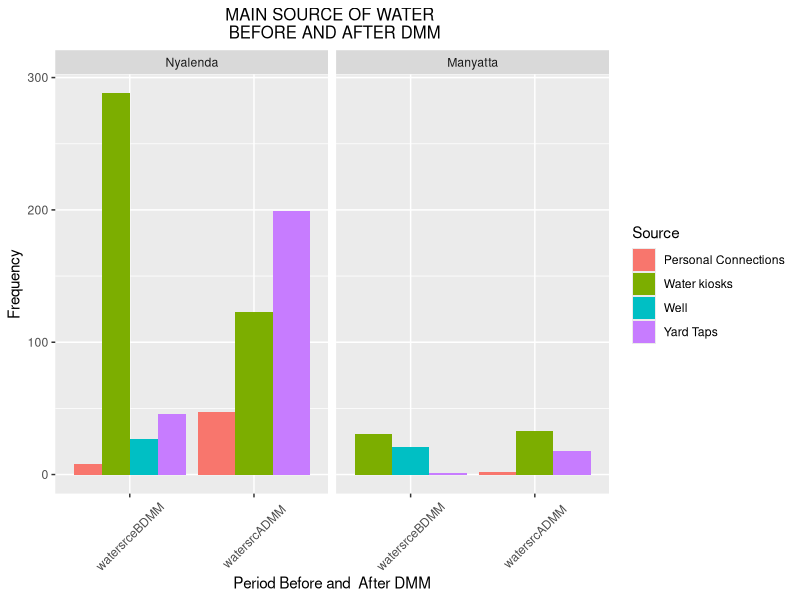
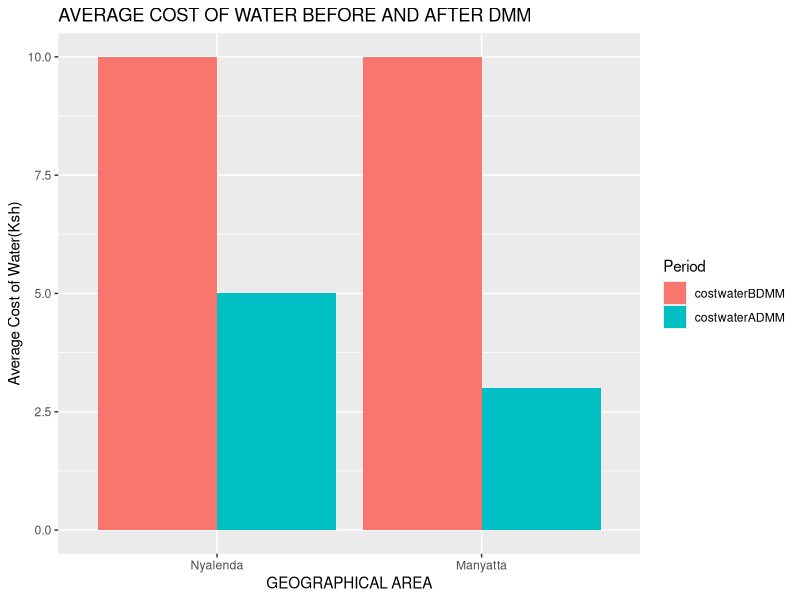
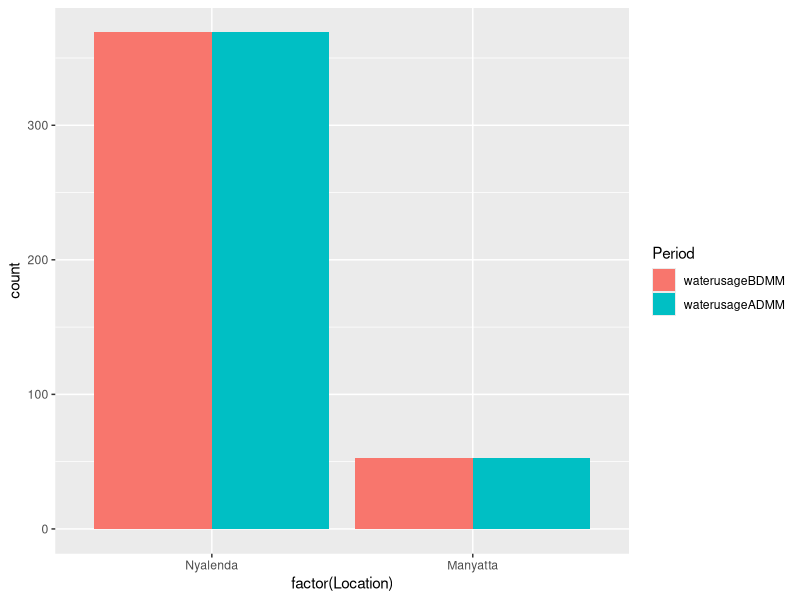
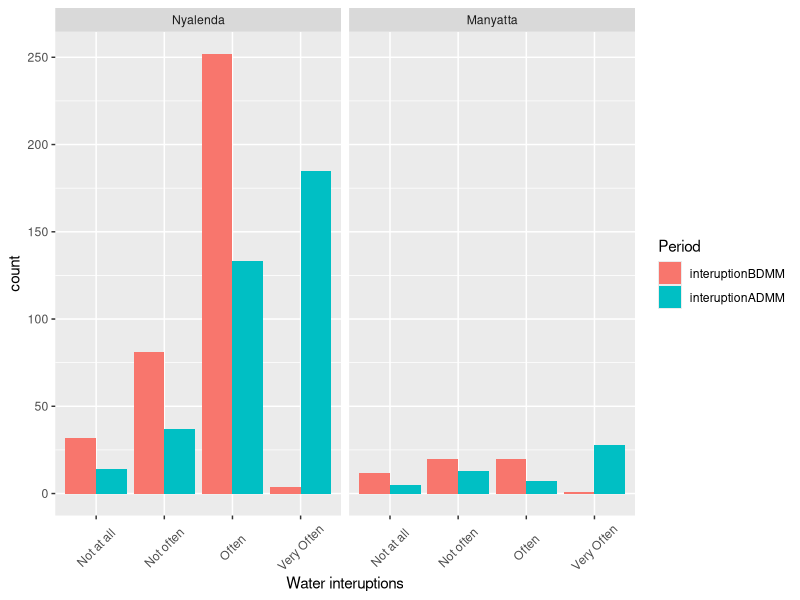
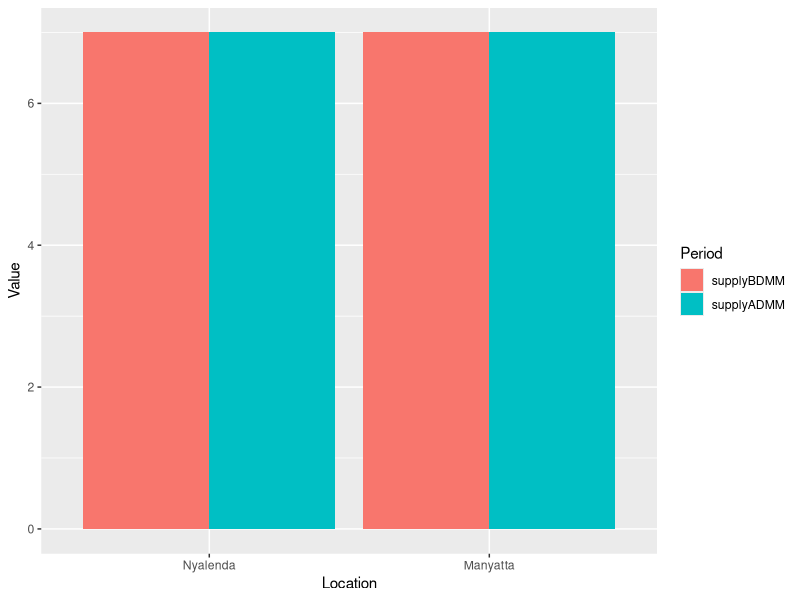
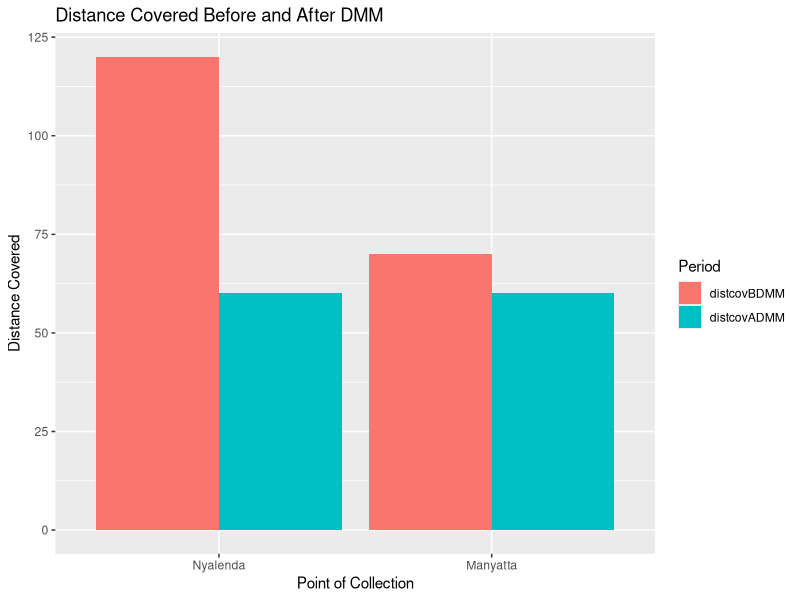
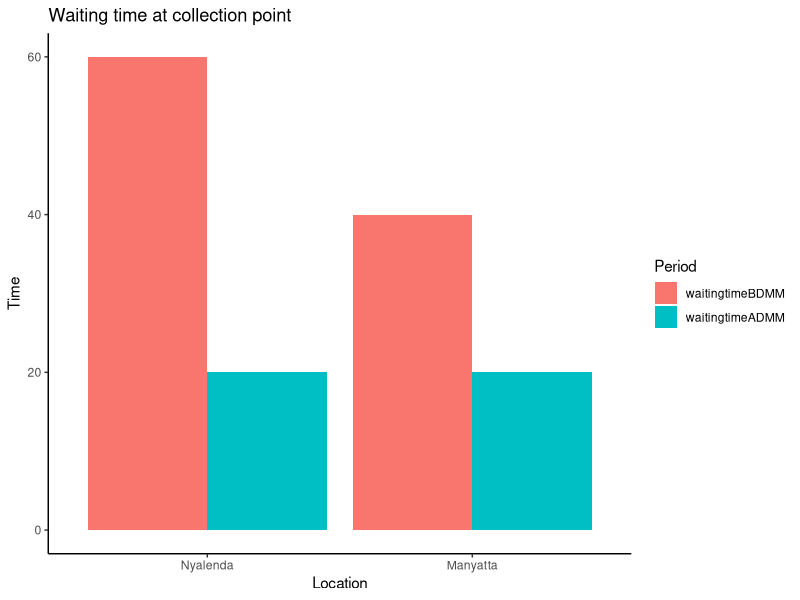

Reproduce these figures in R, in order.
## ---- chunk 1
knitr::opts_chunk$set(echo = TRUE)
## ---- chunk 2

## ---- chunk 3
library(foreign)
household=read.spss("household.sav",to.data.frame = TRUE,use.value.labels = TRUE)#importing data from local storage
names(household)
## ---- chunk 4
library(dplyr)
socio_demographics=select(household,1:7)
#View(socio_demographics) can be used to view the data 
names(socio_demographics)
familysize=socio_demographics[,6]+socio_demographics[,7]
agegroup=cut(socio_demographics$age1, breaks = seq(18,85,by=10), right = TRUE)#creating age groups
socio_demographicsnew=mutate(socio_demographics,agegroup,familysize)
tabular=table(socio_demographicsnew[,3],socio_demographicsnew[,4],socio_demographicsnew[,1])

## ---- chunk 5
watersource=select(household,c(1,8,9))
library(reshape2)
watersourcelong=melt(watersource,na.rm = TRUE,id.vars = "Location",#id variables to keep
                     measure.vars = c("watersrceBDMM","watersrcADMM"),
                     variable.name = "Period",
                     value.name = "Source")
library(ggplot2)
ggplot(data=watersourcelong,mapping = aes(x=Period,y=,fill=Source))+
        geom_bar(position = "dodge")+
        facet_wrap(~Location,ncol = 2)+
     labs(x="Period Before and  After DMM",y="Frequency",title="MAIN SOURCE OF WATER \n BEFORE AND AFTER DMM")+
  theme(
        plot.title = element_text(size = 12,hjust = .5),
        axis.text.x = element_text(angle = 45,vjust = .5)
        )
## ---- chunk 6
watercost=select(household,Location,costwaterBDMM,costwaterADMM)
watercostlong=melt(watercost,id.vars = "Location",variable.name = "Period",value.name = "Cost")
descript <- function(x) {

  m=mean(x)
  r=range(x)
  max=max(x)
  min=min(x)
  s=sd(x)
  return(c(mean=m,range=r,Maximum=max,Minimum=min,stdev=s))
}
desc=round(as.data.frame(sapply(watercost[,2:3], descript)),2)
desc
ggplot(watercostlong,mapping = aes(x=Location,y=Cost,fill=Period) )+geom_col(position = "dodge")+labs(x="GEOGRAPHICAL AREA",y="Average Cost of Water(Ksh)",title="AVERAGE COST OF WATER BEFORE AND AFTER DMM")

## ---- chunk 7
wateruse=select(household,Location,waterusageBDMM,waterusageADMM)
desc2=round(as.data.frame(sapply(wateruse[,2:3], descript)),2)
desc2
wateruselong=melt(wateruse,id.vars = "Location",variable.name = "Period",value.name = "Amount_Used")
ggplot(wateruselong,mapping = aes(x=factor(Location),fill=Period))+geom_bar(position = "dodge")

  
## ---- chunk 8
interuption=select(household,Location,interuptionBDMM,interuptionADMM)
interuptionlong=melt(interuption,id.vars = "Location",value.name = "Value",variable.name = "Period")
ggplot(interuptionlong,mapping = aes(x=factor(Value),fill=Period))+geom_bar(position = "dodge")+facet_wrap(~Location)+labs(x="Water interuptions")+ theme(
        plot.title = element_text(size = 12,hjust = .5),
        axis.text.x = element_text(angle = 45,vjust = .5)
        )
round(prop.table(ftable( table(interuptionlong)))*100,2)

## ---- chunk 9
days=select(household,Location,supplyBDMM,supplyADMM)
dayslong=melt(days,id.vars ="Location",na.rm = TRUE,value.name = "Value",variable.name = "Period")
round(sapply(days[,2:3], descript),2)
ggplot(dayslong,mapping = aes(x=Location,y=Value,fill=Period))+geom_col(position = "dodge")
## ---- chunk 10
distance=select(household,Location,distcovBDMM,distcovADMM)
distlong=melt(distance,id.vars = "Location",variable.name = "Period",value.name = "DistanceCovered")
View(distlong)
round(sapply(distance[,2:3], descript))
ggplot(distlong,mapping = aes(x=Location,y=DistanceCovered,fill=Period))+geom_col(position = "dodge")+labs(x="Point of Collection",y="Distance Covered",title="Distance Covered Before and After DMM")+theme()
## ---- chunk 11
waitingtime=select(household,Location,waitingtimeBDMM,waitingtimeADMM)
waitingtimeLONG=melt(waitingtime,id.vars = "Location",variable.name = "Period",value.name = "Time")
round(sapply(waitingtime[,2:3], descript))
ggplot(waitingtimeLONG,mapping = aes(x=Location,y=Time,fill=Period))+geom_col(position = "dodge")+labs(title="Waiting time at collection point")+theme_classic()
